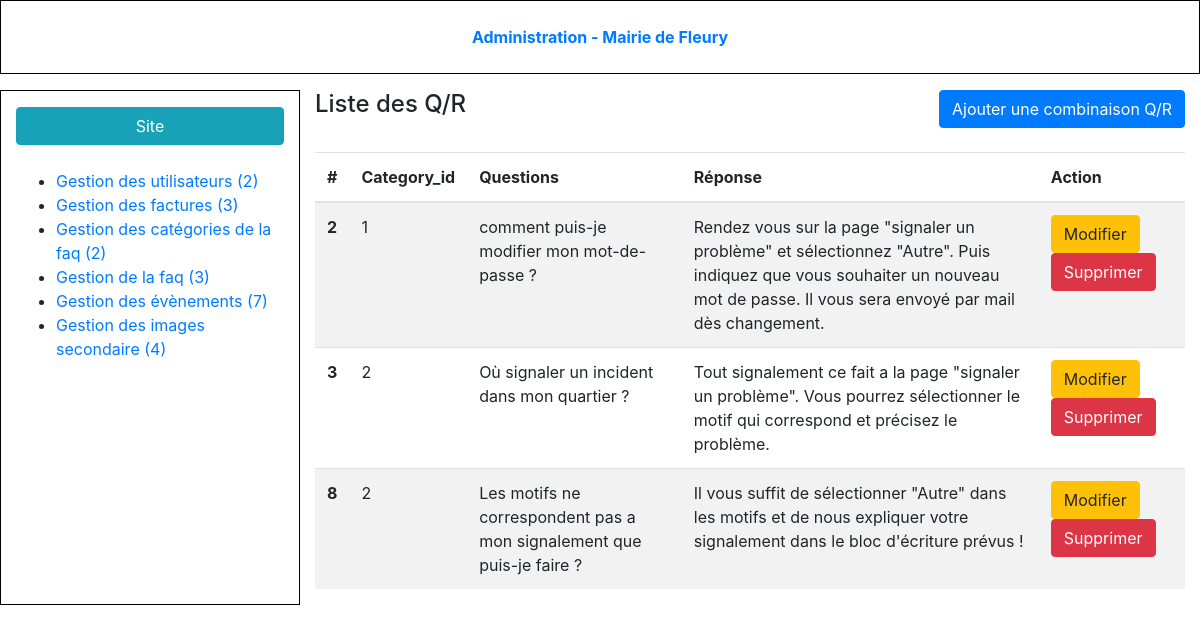
Page /admin/faq-list.php (signed in) on the committed database.
### tables this page shows
CREATE TABLE IF NOT EXISTS `faq` (
  `id` int(11) NOT NULL AUTO_INCREMENT,
  `category_id` int(11) NOT NULL,
  `question` varchar(256) NOT NULL,
  `answer` varchar(256) NOT NULL,
  PRIMARY KEY (`id`)
);

### admin/faq-list.php (the view, shortened to what this page needs)
<?php
require_once '../tools/common.php';
$query = $db->query('SELECT * FROM faq ORDER BY id ASC ');
$faqs = $query->fetchall();
?>
<!DOCTYPE html>
<html>
<head>
    <?php require 'partials/head_assets.php'; ?>
</head>
<body class="index-body">
<div class="container-fluid">
    <?php require 'partials/header.php'; ?>
    <div class="row my-3 index-content">
        <?php require 'partials/nav.php'; ?>
        <section class="col-9">
            <header class="pb-4 d-flex justify-content-between">
                <h4>Liste des Q/R</h4>
                <a class="btn btn-primary" href="faq-form.php">Ajouter une combinaison Q/R</a>
            </header>
            <table class="table table-striped">
                <thead>
                <tr>
                    <th>#</th>
                    <th>Category_id</th>
                    <th>Questions</th>
                    <th>Réponse</th>
                    <th>Action</th>
                </tr>
                </thead>
                <tbody>
                <?php if($faqs): ?>
                    <?php foreach($faqs as $faq): ?>
                        <tr>
                            <th><?= htmlentities($faq['id']); ?></th>
                            <td><?= htmlentities($faq['category_id']); ?></td>
                            <td><?= $faq['question']; ?></td>
                            <td><?= $faq['answer']; ?></td>
                            <td>
                                <a href="faq-form.php?faq_id=<?= $faq['id']; ?>&action=edit" class="btn btn-warning">Modifier</a>
                                <a onclick="return confirm('Are you sure?')" href="faq-list.php?faq_id=<?= $faq['id']; ?>&action=delete" class="btn btn-danger">Supprimer</a>
                            </td>
                        </tr>
                    <?php endforeach; ?>
                <?php else: ?>
                    Aucune catégorie enregistré.
                <?php endif; ?>
                </tbody>
            </table>
        </section>
    </div>
</div>
</body>
</html>

### rows in the picture
faq: id "2", category "1", question "comment puis-je modifier mon mot-de-passe ?", answer "Rendez vous sur la page \"signaler un problème\" et sélectionnez \"Autre\". Puis indiquez que vous souhaiter un nouveau mot de passe. Il vous sera envoyé par mail dès changement."
faq: id "3", category "2", question "Où signaler un incident dans mon quartier ?", answer "Tout signalement ce fait a la page \"signaler un problème\". Vous pourrez sélectionner le motif qui correspond et précisez le problème."
faq: id "8", category "2", question "Les motifs ne correspondent pas a mon signalement que puis-je faire ?", answer "Il vous suffit de sélectionner \"Autre\" dans les motifs et de nous expliquer votre signalement dans le bloc d'écriture prévus !"

### other values in the picture
$nbUsers "2"
$nbbill "3"
$nbCategories "2"
$nbfaq "3"
$nbArticles "7"
$nbImg "4"
